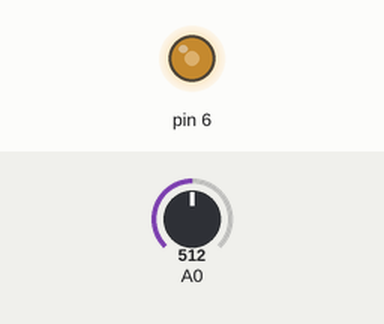
Recording of a sketch running on a simulated Arduino Uno, built with avr-gcc and run on an emulated ATmega328P. Parts: output pins drawn as LEDs (lit = HIGH). Inputs (shaded band) come from the test bench; at power-on: A0 = 512.

Above: at 1.2 s.
1.3 s: A0 set to 716
At 1.8 s:
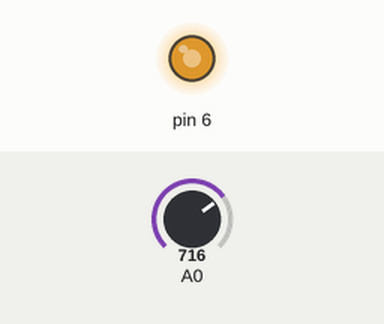
2.8 s: A0 set to 900
At 4.0 s:
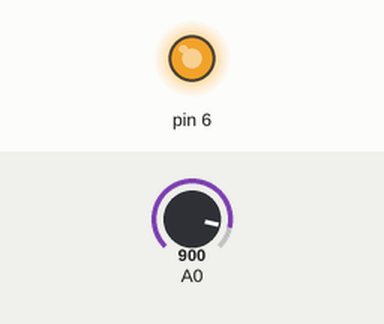
4.3 s: A0 set to 122
At 5.3 s:
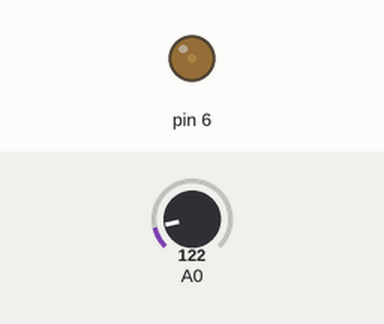
5.8 s: A0 set to 0
At 6.4 s:
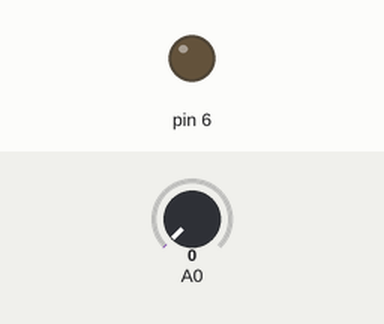
7.3 s: A0 set to 511
At 8.7 s:
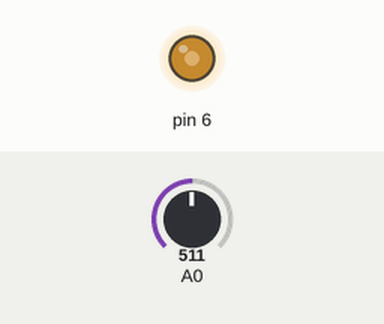
Timing chart, 0 to 9.8 s (numbered marks = the images above; inputs shaded):
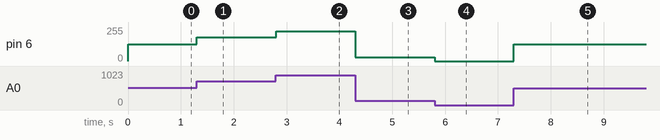

Measured:
- after the input at 1.3 s, pin 6: 127/255 → 178/255 at once
- after the input at 2.8 s, pin 6: 178/255 → 224/255 at once
- after the input at 4.3 s, pin 6: 224/255 → 30/255 at once
- after the input at 5.8 s, pin 6: 30/255 → 0/255 at once
- after the input at 7.3 s, pin 6: 0/255 → 127/255 at once

The sketch:

potentiometer_LED.ino
```cpp
void setup() {
  // put your setup code here, to run once:
  Serial.begin(9600);
  pinMode(6, OUTPUT);
}

void loop() {
  // put your main code here, to run repeatedly:
  // possible values 0...1023
  int potValue = analogRead(A0);

  int mappedValue = map(potValue, 0, 1023, 0, 255);

  // possible values 0...255
  analogWrite(6, mappedValue);
}
```
